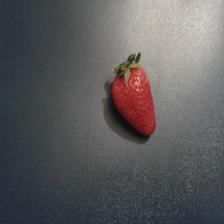
#> input picture dataset/train/FreshStrawberry/freshStrawberry (124).jpg, 224 x 224 px, given as the content of the folder dataset/train/freshapples, which was not available
$ python train_color_knn.py   (older library calls are emulated)
#> lines starting #> are read from the running program, lines starting #| are printed output that depends on the picture; after the words box and inside, x2 and y2 are one past the last pixel; in counts of white or black regions, pixels touching at a corner belong together; pictures that were not available may be replaced by others from this repository, and a replacement may not be noted
### segmentation.py


import os

import cv2
import numpy as np

FRUIT_DEBUG = os.environ.get("FRUIT_DEBUG", "0") not in ("0", "", "false", "False")


def _dbg(*args):
    if FRUIT_DEBUG:
        print("[FRUIT_DEBUG]", *args)


SEGMENTATION_CHROMA_THRESHOLD = 15.0   # min LAB a/b distance from background to count as foreground
SEGMENTATION_BORDER_FRAC = 0.04        # fraction of each edge sampled to estimate background color

SEGMENTATION_CLOSE_KSIZE = 9
SEGMENTATION_OPEN_KSIZE = 5


# ======================================================
# segment_fruit — background removal
# ======================================================
def estimate_background_chroma(image, border_frac=SEGMENTATION_BORDER_FRAC):

    lab = cv2.cvtColor(image, cv2.COLOR_BGR2LAB).astype(np.float32)
    h, w = image.shape[:2]
    bh = max(1, int(h * border_frac))
    bw = max(1, int(w * border_frac))

    border_pixels = np.concatenate([
        lab[:bh, :, :].reshape(-1, 3),
        lab[-bh:, :, :].reshape(-1, 3),
        lab[:, :bw, :].reshape(-1, 3),
        lab[:, -bw:, :].reshape(-1, 3),
    ], axis=0)

    a_vals = border_pixels[:, 1]
    b_vals = border_pixels[:, 2]
    hist, a_edges, b_edges = np.histogram2d(a_vals, b_vals, bins=25, range=[[0, 255], [0, 255]])
    idx = np.unravel_index(np.argmax(hist), hist.shape)

    in_bin = (
        (a_vals >= a_edges[idx[0]]) & (a_vals < a_edges[idx[0] + 1] + 1e-6) &
        (b_vals >= b_edges[idx[1]]) & (b_vals < b_edges[idx[1] + 1] + 1e-6)
    )
    if np.any(in_bin):
        bg_a = float(np.median(a_vals[in_bin]))
        bg_b = float(np.median(b_vals[in_bin]))
    else:
        bg_a = float((a_edges[idx[0]] + a_edges[idx[0] + 1]) / 2)
        bg_b = float((b_edges[idx[1]] + b_edges[idx[1] + 1]) / 2)
    return bg_a, bg_b


LEAF_HUE_RANGE = (35, 85)      # OpenCV hue (0-179 scale)
LEAF_MIN_SATURATION = 70
LEAF_MIN_VALUE = 40


# [5 lines left out: function _leaf_green_mask, not called in this run]


def _foreground_contours(
    image,
    chroma_threshold=SEGMENTATION_CHROMA_THRESHOLD,
    border_frac=SEGMENTATION_BORDER_FRAC,
    exclude_leaf_green=False,
):
    lab = cv2.cvtColor(image, cv2.COLOR_BGR2LAB).astype(np.float32)
    bg_a, bg_b = estimate_background_chroma(image, border_frac=border_frac)

    a = lab[:, :, 1]
    b = lab[:, :, 2]
    chroma_dist = np.sqrt((a - bg_a) ** 2 + (b - bg_b) ** 2)
    mask = (chroma_dist > chroma_threshold).astype(np.uint8) * 255

    if exclude_leaf_green:
        mask[_leaf_green_mask(image)] = 0

    close_kernel = np.ones((SEGMENTATION_CLOSE_KSIZE, SEGMENTATION_CLOSE_KSIZE), np.uint8)
    open_kernel = np.ones((SEGMENTATION_OPEN_KSIZE, SEGMENTATION_OPEN_KSIZE), np.uint8)
    mask = cv2.morphologyEx(mask, cv2.MORPH_CLOSE, close_kernel)
    mask = cv2.morphologyEx(mask, cv2.MORPH_OPEN, open_kernel)

    contours, _ = cv2.findContours(mask, cv2.RETR_EXTERNAL, cv2.CHAIN_APPROX_SIMPLE)
    return mask, contours


def segmentation_mask_and_contour(
    image,
    chroma_threshold=SEGMENTATION_CHROMA_THRESHOLD,
    border_frac=SEGMENTATION_BORDER_FRAC,
    exclude_leaf_green=False,
):
    mask, contours = _foreground_contours(image, chroma_threshold, border_frac, exclude_leaf_green=exclude_leaf_green)
    if not contours:
        return mask, None

    largest = max(contours, key=cv2.contourArea)

    solid_mask = np.zeros_like(mask)
    cv2.drawContours(solid_mask, [largest], -1, 255, thickness=cv2.FILLED)

    return solid_mask, largest


DEFAULT_DEFECT_DARKNESS_THRESHOLD = 25.0   # LAB L (0-100) drop below the LOCAL baseline to count a pixel as "defective"
DEFAULT_DEFECT_AREA_FRACTION = 0.10        # fraction of the fruit's own mask that must be flagged before it counts as a real wound (not just noise/shadow/stem) -- forces label to Rotten.
DEFAULT_DEFECT_LOW_FRACTION = 0.02         # below this, treat the fruit as having essentially NO visible wound -- used to distrust a CNN "Rotten" call that has no localized evidence behind it
DEFAULT_DEFECT_BLUR_FRAC = 0.35            # local-baseline median-blur kernel size, as a fraction of the fruit's own bounding-box size
DEFAULT_DEFECT_EDGE_MARGIN_FRAC = 0.08     # fraction of the fruit's own bounding-box size to exclude right at the silhouette edge when COUNTING defect pixels


# [36 lines left out: function detect_defect_fraction, not called in this run]


DEFAULT_MULTI_OBJECT_MIN_AREA_FRAC = 0.008     # objects smaller than this fraction of the image are dropped as noise.
DEFAULT_MULTI_OBJECT_PEAK_WINDOW_FRAC = 0.05   # local-maxima search window, as a fraction of the image's shorter side -- roughly one fruit's expected radius
DEFAULT_MULTI_OBJECT_MIN_VALUE = 110           # HSV V channel (0-255), averaged over the candidate blob's own
DEFAULT_MULTI_OBJECT_MAX_ASPECT = 2.5          # longer/shorter side of the contour's own rotated bounding rect.
DEFAULT_MULTI_OBJECT_MIN_SOLIDITY = 0.75       # contour_area / convex_hull_area -- real fruit are round/oval and


# [104 lines left out: functions contour_shape_metrics, compute_texture_roughness, segment_all_objects, not called in this run]

### colour/train_color_knn.py
import glob
import json
import os
import random
import re
from collections import Counter, defaultdict
from multiprocessing import Pool

import cv2
import joblib
import numpy as np
from scipy.stats import skew
from sklearn.metrics import (
    accuracy_score,
    balanced_accuracy_score,
    classification_report,
    confusion_matrix,
    f1_score,
)
from sklearn.model_selection import GridSearchCV, StratifiedGroupKFold
from sklearn.neighbors import KNeighborsClassifier
from sklearn.pipeline import Pipeline
from sklearn.preprocessing import StandardScaler

from segmentation import segmentation_mask_and_contour


COLOR_KNN_MODELS_DIR = "color_knn_models"
DATASET_DIR = "dataset/train"
REPORT_PATH = "report_assets/color_knn_summary.json"

VAL_SPLIT = float(os.environ.get("COLOR_KNN_VAL_SPLIT", "0.2"))
SEED = int(os.environ.get("COLOR_KNN_SEED", "42"))
MAX_PER_CLASS = int(os.environ.get("COLOR_KNN_MAX_PER_CLASS", "0")) or None
MAX_IMAGE_SIDE = int(os.environ.get("COLOR_KNN_MAX_IMAGE_SIDE", "500"))

CLASS_FOLDERS = {
    "freshapples":       ("Apple", "Fresh"),
    "rottenapples":      ("Apple", "Rotten"),
    "unripe apple":      ("Apple", "Unripe"),
    "freshbanana":       ("Banana", "Fresh"),
    "rottenbanana":      ("Banana", "Rotten"),
    "unripe banana":     ("Banana", "Unripe"),
    "freshoranges":      ("Orange", "Fresh"),
    "rottenoranges":     ("Orange", "Rotten"),
    "unripe orange":     ("Orange", "Unripe"),
    "ripemango":         ("Mango", "Fresh"),
    "rottonmango":       ("Mango", "Rotten"),
    "unripemango":       ("Mango", "Unripe"),
    "FreshStrawberry":   ("Strawberry", "Fresh"),
    "RottenStrawberry":  ("Strawberry", "Rotten"),
    "unripe strawberry": ("Strawberry", "Unripe"),
}

_AUG_PREFIX_RE = re.compile(
    r"^(rotated_by_\d+_|translation_|saltandpepper_|salt_and_pepper_|"
    r"vertical_flip_|horizontal_flip_|aug_)+",
    re.IGNORECASE,
)


def _base_image_key(path):
    """Map an original image and its augmented copies to one group."""
    stem = os.path.splitext(os.path.basename(path))[0]
    previous = None
    while previous != stem:
        previous = stem
        stem = _AUG_PREFIX_RE.sub("", stem)
    return stem.lower()


def _normalised_hist(values, bins, value_range):
    hist, _ = np.histogram(values, bins=bins, range=value_range)
    hist = hist.astype(np.float32)
    total = float(hist.sum())
    if total > 0:
        hist /= total
    return hist.tolist()


def _channel_statistics(values):
    """Robust distribution features for one colour channel."""
    values = values.astype(np.float32)
    std = float(values.std())
    result = [
        float(values.mean()),
        std,
        float(skew(values)) if std > 1e-6 else 0.0,
    ]
    result.extend(float(x) for x in np.percentile(values, [10, 25, 50, 75, 90]))
    return result


def extract_color_features(bgr):
    """
    Extract illumination-tolerant colour/distribution/spot features.

    The returned vector has a fixed length. Only foreground pixels from the
    segmentation mask are used, so the background does not dominate KNN.
    """
    mask, contour = segmentation_mask_and_contour(bgr)
    if contour is None or mask is None:
        return None

    mask = (mask > 0).astype(np.uint8)
    if int(mask.sum()) < 100:
        return None

    # Remove a thin boundary that often contains background pixels.
    h, w = mask.shape[:2]
    kernel_size = max(3, int(round(min(h, w) * 0.008)))
    if kernel_size % 2 == 0:
        kernel_size += 1
    kernel_size = min(kernel_size, 7)
    eroded = cv2.erode(mask, np.ones((kernel_size, kernel_size), np.uint8))
    if int(eroded.sum()) >= 100:
        mask = eroded

    fg = mask.astype(bool)
    lab = cv2.cvtColor(bgr, cv2.COLOR_BGR2LAB).astype(np.float32)
    hsv = cv2.cvtColor(bgr, cv2.COLOR_BGR2HSV).astype(np.float32)

    features = []

    # LAB and HSV robust channel statistics: 6 channels x 8 values.
    for colour_space in (lab, hsv):
        for channel in range(3):
            features.extend(_channel_statistics(colour_space[:, :, channel][fg]))

    # Hue is circular: 0 and 179 are close colours, not far-apart numbers.
    hue_radians = hsv[:, :, 0][fg] * (2.0 * np.pi / 180.0)
    features.extend([
        float(np.sin(hue_radians).mean()),
        float(np.cos(hue_radians).mean()),
    ])

    # Histograms retain multimodal colour information that moments lose.
    features.extend(_normalised_hist(hsv[:, :, 0][fg], 18, (0, 180)))
    features.extend(_normalised_hist(hsv[:, :, 1][fg], 10, (0, 256)))
    features.extend(_normalised_hist(lab[:, :, 1][fg], 12, (0, 256)))
    features.extend(_normalised_hist(lab[:, :, 2][fg], 12, (0, 256)))

    hue = hsv[:, :, 0][fg]
    saturation = hsv[:, :, 1][fg]
    value = hsv[:, :, 2][fg]

    chromatic = saturation >= 45
    denominator = max(1, int(fg.sum()))

    # OpenCV hue ranges: red wraps around 0, green ~60, yellow ~30.
    colour_ratios = [
        np.count_nonzero(chromatic & (hue >= 35) & (hue < 90)) / denominator,
        np.count_nonzero(chromatic & (hue >= 18) & (hue < 35)) / denominator,
        np.count_nonzero(chromatic & ((hue < 12) | (hue >= 170))) / denominator,
        np.count_nonzero(value < 55) / denominator,
        np.count_nonzero(value > 225) / denominator,
        np.count_nonzero(saturation < 35) / denominator,
    ]
    features.extend(float(x) for x in colour_ratios)

    # Simple texture/spot cues help separate fresh fruit from rotten patches.
    lightness = lab[:, :, 0]
    laplacian = cv2.Laplacian(lightness, cv2.CV_32F, ksize=3)
    sobel_x = cv2.Sobel(lightness, cv2.CV_32F, 1, 0, ksize=3)
    sobel_y = cv2.Sobel(lightness, cv2.CV_32F, 0, 1, ksize=3)
    gradient = cv2.magnitude(sobel_x, sobel_y)
    features.extend([
        float(np.mean(np.abs(laplacian[fg]))),
        float(np.std(laplacian[fg])),
        float(np.mean(gradient[fg])),
        float(np.percentile(gradient[fg], 90)),
    ])

    vector = np.asarray(features, dtype=np.float32)
    if not np.all(np.isfinite(vector)):
        return None
    return vector


# Backwards-compatible name if another module imports the old function.
extract_color_moments = extract_color_features


# [12 lines left out: function save_color_knn_model, not called in this run]


def load_color_knn_model(path):
    payload = joblib.load(path)
    return payload["scaler"], payload["model"], payload["classes"]


# [20 lines left out: function predict_ripeness_from_color, not called in this run]


def _extract_one(args):
    path, label, group_key = args
    bgr = cv2.imread(path)
    if bgr is None:
        return None

    height, width = bgr.shape[:2]
    if max(height, width) > MAX_IMAGE_SIDE:
        scale = MAX_IMAGE_SIDE / float(max(height, width))
        bgr = cv2.resize(
            bgr,
            (max(1, int(width * scale)), max(1, int(height * scale))),
            interpolation=cv2.INTER_AREA,
        )

    features = extract_color_features(bgr)
    if features is None:
        return None
    return features, label, group_key


def stratified_group_holdout(y, groups, val_fraction=VAL_SPLIT, seed=SEED):
    """
    Split whole augmentation groups while preserving each class in both sets.

    Each group is required to contain only one class. The group key built in
    main() includes the class name to avoid accidental filename collisions.
    """
    if not 0.0 < val_fraction < 1.0:
        raise ValueError("VAL_SPLIT must be between 0 and 1")

    group_indices = defaultdict(list)
    for index, group in enumerate(groups):
        group_indices[group].append(index)

    groups_by_class = defaultdict(list)
    for group, indices in group_indices.items():
        labels = {int(y[index]) for index in indices}
        if len(labels) != 1:
            raise ValueError(f"Group {group!r} contains multiple labels: {labels}")
        groups_by_class[labels.pop()].append(group)

    rng = random.Random(seed)
    validation_groups = set()

    for class_id, class_groups in groups_by_class.items():
        class_groups = list(class_groups)
        rng.shuffle(class_groups)
        if len(class_groups) < 2:
            raise ValueError(
                f"Class {class_id} has only {len(class_groups)} original-image group(s); "
                "at least 2 are needed for an honest holdout."
            )

        class_image_count = sum(len(group_indices[g]) for g in class_groups)
        target_images = max(1, round(class_image_count * val_fraction))
        chosen = []
        chosen_images = 0

        # Keep at least one original-image group in training.
        for group in class_groups[:-1]:
            if not chosen or chosen_images < target_images:
                chosen.append(group)
                chosen_images += len(group_indices[group])
            else:
                break
        validation_groups.update(chosen)

    validation_indices = [
        index for index, group in enumerate(groups) if group in validation_groups
    ]
    training_indices = [
        index for index, group in enumerate(groups) if group not in validation_groups
    ]
    return np.asarray(training_indices), np.asarray(validation_indices)


# [65 lines left out: functions _print_class_counts, _build_parameter_grid, tune_knn, not called in this run]


def main():
    random.seed(SEED)
    np.random.seed(SEED)

    fruit_types = sorted({fruit for fruit, _ in CLASS_FOLDERS.values()})
    summary = {
        "seed": SEED,
        "val_split": VAL_SPLIT,
        "max_per_class": MAX_PER_CLASS,
        "feature": (
            "LAB/HSV moments and percentiles, circular hue, colour histograms, "
            "colour ratios and luminance texture"
        ),
        "models": {},
    }

    for fruit_type in fruit_types:
        print(f"\n=== {fruit_type} ===")
        paths, labels, group_keys = [], [], []
        classes = sorted({
            quality
            for fruit, quality in CLASS_FOLDERS.values()
            if fruit == fruit_type
        })
        class_to_index = {name: index for index, name in enumerate(classes)}

        for folder, (fruit, quality) in CLASS_FOLDERS.items():
            if fruit != fruit_type:
                continue

            class_dir = os.path.join(DATASET_DIR, folder)
            folder_paths = sorted(
                glob.glob(os.path.join(class_dir, "*.jpg"))
                + glob.glob(os.path.join(class_dir, "*.jpeg"))
                + glob.glob(os.path.join(class_dir, "*.png"))
            )

            if MAX_PER_CLASS and len(folder_paths) > MAX_PER_CLASS:
                rng = random.Random(f"{SEED}:{fruit_type}:{quality}")
                folder_paths = sorted(rng.sample(folder_paths, MAX_PER_CLASS))

            for path in folder_paths:
                paths.append(path)
                labels.append(class_to_index[quality])
                # Including quality prevents unrelated files such as image1.jpg
                # in different classes from being merged into one group.
                group_keys.append(f"{quality.lower()}::{_base_image_key(path)}")

        if not paths:
            print("  [WARN] No images found; skipping")
            continue

        print(f"  {len(paths)} images selected; extracting features...")
        X, y, valid_groups = [], [], []
        work_items = zip(paths, labels, group_keys)
        with Pool(processes=os.cpu_count() or 2) as pool:
            for result in pool.imap(_extract_one, work_items, chunksize=8):
#> in _foreground_contours, `lab = cv2.cvtColor(image, cv2.COLOR_BGR2LAB).astype(np.float32)`:
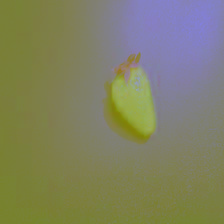
#> lab: shape (224, 224, 3) float32; mean B, G, R 98.8, 129.1, 127.7
#> in estimate_background_chroma, `hist, a_edges, b_edges = np.histogram2d(a_vals, b_vals, bins=25, range..`:
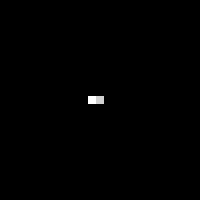
#> hist: shape (25, 25) float64 (shown 8 times larger); min 0, max 3933, mean 11.5; drawn with min black and max white
#> in estimate_background_chroma, `idx = np.unravel_index(np.argmax(hist), hist.shape)`: idx = (12, 11)
#> in estimate_background_chroma, `bg_a = float(np.median(a_vals[in_bin]))`: bg_a = 128
#> in estimate_background_chroma, `bg_b = float(np.median(b_vals[in_bin]))`: bg_b = 121
#> in _foreground_contours, `bg_a, bg_b = estimate_background_chroma(image, border_frac=border_frac)`: bg_a = 128; bg_b = 121
#> in _foreground_contours, `a = lab[:, :, 1]`:
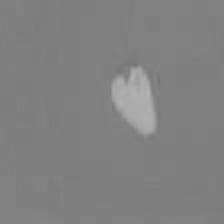
#> a: shape (224, 224) float32; min 117, max 180, mean 129.1
#> in _foreground_contours, `contours, _ = cv2.findContours(mask, cv2.RETR_EXTERNAL, cv2.CHAIN_APPR..`: contours = 1 contour; box (x1, y1, x2, y2) and area: (111, 53, 157, 136) 2512
#> in _channel_statistics, `std = float(values.std())`: std = 26.22
#> in _channel_statistics, `result = [ float(values.mean()), std, float(skew(values)) if std > 1e-..`: result = [90.89, 26.22, 0.411]
#> in _normalised_hist, `total = float(hist.sum())`: total = 2356
#> in extract_color_features, `colour_ratios = [ np.count_nonzero(chromatic & (hue >= 35) & (hue < 90..`: colour_ratios = [0.0034, 0.111, 0.859, 0.0166, 0.00509, 0.00212]
                if result is None:
                    continue
                features, label, group_key = result
                X.append(features)
                y.append(label)
                valid_groups.append(group_key)
#> this loop made 3 passes
#> after the loop, X = 3 items; valid_groups = ['fresh::freshstrawberry (124)', 'rotten::freshstrawberry (124)', 'unripe::freshstrawberry (124)']; y = [0, 1, 2]

        X = np.asarray(X, dtype=np.float32)
        y = np.asarray(y, dtype=np.int64)
        valid_groups = np.asarray(valid_groups, dtype=object)
        print(f"  {len(X)} usable feature vectors; {X.shape[1]} features")
#|   3 usable feature vectors; 112 features

        missing_classes = [
            classes[i] for i in range(len(classes)) if np.count_nonzero(y == i) == 0
        ]
#> missing_classes = []
        if missing_classes:
            print(f"  [WARN] Missing usable classes {missing_classes}; skipping")
            continue

        train_idx, validation_idx = stratified_group_holdout(
            y, valid_groups, VAL_SPLIT, SEED
        )
#> the loop in stratified_group_holdout, `for index, group in enumerate(groups):` made 3 passes
        X_train, y_train = X[train_idx], y[train_idx]
        X_validation, y_validation = X[validation_idx], y[validation_idx]
        train_groups = valid_groups[train_idx]

        _print_class_counts("Train", y_train, classes)
        _print_class_counts("Validation", y_validation, classes)

        best_pipeline, search, cv_splits = tune_knn(
            X_train, y_train, train_groups
        )
        predictions = best_pipeline.predict(X_validation)

        accuracy = accuracy_score(y_validation, predictions)
        balanced_accuracy = balanced_accuracy_score(y_validation, predictions)
        macro_f1 = f1_score(y_validation, predictions, average="macro")
        matrix = confusion_matrix(
            y_validation, predictions, labels=list(range(len(classes)))
        )
        report = classification_report(
            y_validation,
            predictions,
            labels=list(range(len(classes))),
            target_names=classes,
            output_dict=True,
            zero_division=0,
        )

        print(f"  Holdout accuracy:          {accuracy * 100:.2f}%")
        print(f"  Holdout balanced accuracy: {balanced_accuracy * 100:.2f}%")
        print(f"  Holdout macro F1:          {macro_f1 * 100:.2f}%")
        print("  Confusion matrix:")
        print(matrix)

        scaler = best_pipeline.named_steps["scaler"]
        knn = best_pipeline.named_steps["knn"]
        best_params = (
            search.best_params_
            if search is not None
            else {
                "knn__n_neighbors": knn.n_neighbors,
                "knn__weights": knn.weights,
                "knn__metric": knn.metric,
            }
        )

        model_result = {
            "classes": classes,
            "train_n": int(len(X_train)),
            "validation_n": int(len(X_validation)),
            "feature_count": int(X.shape[1]),
            "cv_splits": int(cv_splits),
            "best_params": best_params,
            "cv_balanced_accuracy": (
                float(search.best_score_) if search is not None else None
            ),
            "accuracy": float(accuracy),
            "balanced_accuracy": float(balanced_accuracy),
            "macro_f1": float(macro_f1),
            "confusion_matrix": matrix.tolist(),
            "classification_report": report,
        }

        model_path = os.path.join(
            COLOR_KNN_MODELS_DIR, f"{fruit_type}.joblib"
        )
        save_color_knn_model(
            scaler,
            knn,
            classes,
            model_path,
            metadata=model_result,
        )
        summary["models"][fruit_type.lower()] = model_result

    os.makedirs(os.path.dirname(REPORT_PATH), exist_ok=True)
    with open(REPORT_PATH, "w", encoding="utf-8") as report_file:
        json.dump(summary, report_file, indent=2, ensure_ascii=False)
    print(f"\n[DONE] {REPORT_PATH} written")


if __name__ == "__main__":
#> (the run stopped early here; a loop or call above may not have finished)
